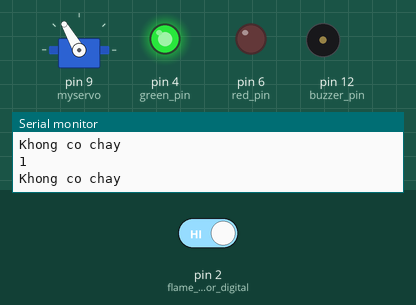
Bench run of a sketch on a simulated Arduino Uno, built with avr-gcc and run on an emulated ATmega328P. On the bench: servo, output pins drawn as LEDs (lit = HIGH), buzzer (waves = sounding), the last lines printed to the serial monitor. Inputs (shaded band) come from the test bench; at power-on: pin 2 (flame_sensor_digital) HIGH. The modem accepts every AT command (registered, SIM ready, sends succeed) and sends nothing else.

Above: at 2.8 s.
2.9 s: pin 2 (flame_sensor_digital) driven LOW
At 3.9 s:
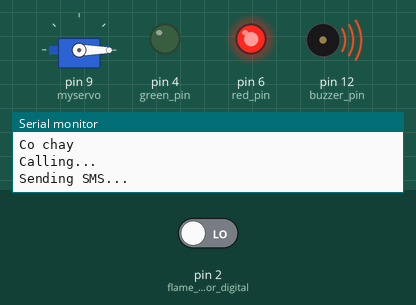
4.4 s: pin 2 (flame_sensor_digital) driven HIGH
At 5.1 s:
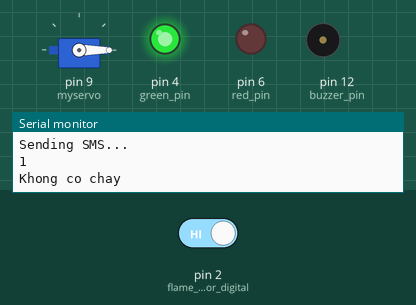
Timing chart, 0 to 7.4 s (numbered marks = the images above; inputs shaded):
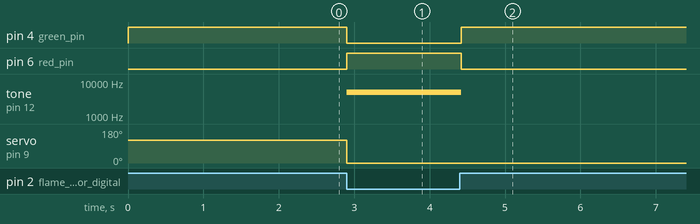

The sketch:

source.ino
```cpp
#include <Arduino.h>
#include <SoftwareSerial.h>
#include <Servo.h>
SoftwareSerial mySerial(10, 11); //SIM800L Tx & Rx kết nối Arduino #10 & #11
int flame_sensor_digital = 2;
int red_pin = 6;                    // kết nối với đèn màu đỏ
int green_pin = 4;                  // kết nối với đèn màu xanh
int buzzer_pin = 12;                // kết nối với còi hú
Servo myservo;                      // tạo đối tượng myservo

void sendMessage(){
  Serial.println("Sending SMS...");
  delay(1000);
  mySerial.println("AT"); // sau khi kiểm tra bắt tay thành công -> ok
  delay(1000);
  mySerial.println("AT+CMGF=1"); // định cấu hình chế độ TEXT
  delay(1000);
  mySerial.println("AT+CMGS=\"+84905012305\"");
  delay(1000);
  mySerial.print("Fire Warning!"); // nội dung văn bản
  mySerial.write(26);
}
void callPhone(){
  Serial.println("Calling...");
  mySerial.println("AT"); // sau khi kiểm tra bắt tay thành công -> ok

  mySerial.println("ATD+ +84905012305;");
  delay(10000); // đợi 10 giây...
  mySerial.println("ATH"); //hang up
}

void fireNotice(){
  tone(buzzer_pin, 5000);                             // âm thanh của còi hú ở mức 5000Hz
  digitalWrite(red_pin, HIGH);
  digitalWrite(green_pin, LOW);
  myservo.write(0);                                   // thiết lập góc quay để mở cửa
  Serial.println("Co chay");
  delay(1000);
  callPhone();                                        // gọi điện thoại
  delay(1000);
  sendMessage();
}
void setup()
{
  // bắt đầu giao tiếp nối tiếp với Arduino và Arduino IDE (Serial Monitor)
  myservo.attach(9);              // kết nối với servo
  Serial.begin(9600);
  mySerial.begin(9600);
  myservo.write(120);             // góc quay của servo ở vị trí ban đầu (cửa đang đóng)
  // bắt đầu giao tiếp nối tiếp với Arduino và SIM800L
  pinMode(buzzer_pin, OUTPUT);
  pinMode(red_pin, OUTPUT);
  pinMode(green_pin, OUTPUT);
  pinMode(flame_sensor_digital ,  INPUT);
  attachInterrupt(0,fireNotice, LOW);
}

void loop()
{
  int digitalValue = digitalRead(flame_sensor_digital);   // đọc giá trị của Flame Sensor
  Serial.println(digitalValue);
  noTone(buzzer_pin);
  digitalWrite(red_pin, LOW);
  digitalWrite(green_pin, HIGH);
  Serial.println("Khong co chay");
  delay(1000);
}
```

Measured:
- after the input at 2.9 s, pin 4 (green_pin): HIGH → LOW at once; pin 6 (red_pin): LOW → HIGH at once; tone on pin 12 (buzzer_pin): silent → 5000 Hz at once; servo on pin 9 (myservo): 120° → 0° at once
- after the input at 4.4 s, pin 4 (green_pin): LOW → HIGH at once; pin 6 (red_pin): HIGH → LOW at once; tone on pin 12 (buzzer_pin): 5000 Hz → silent at once
